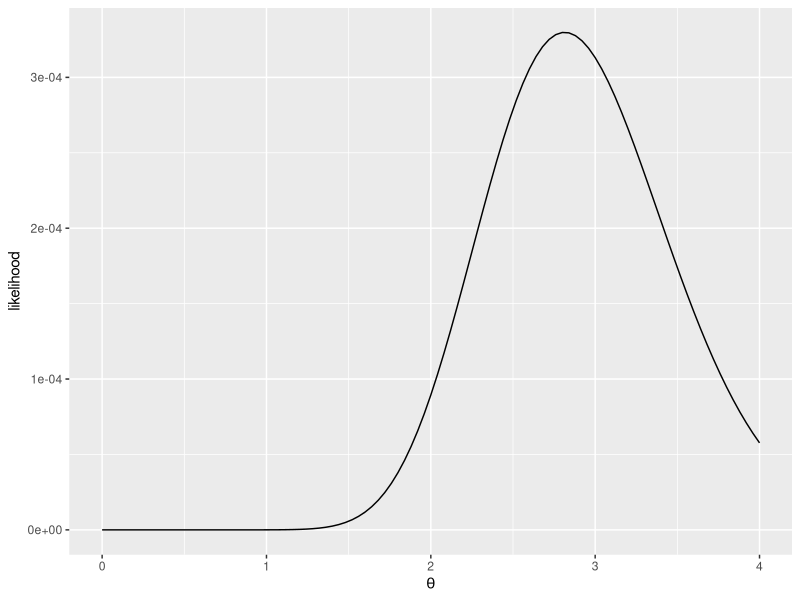
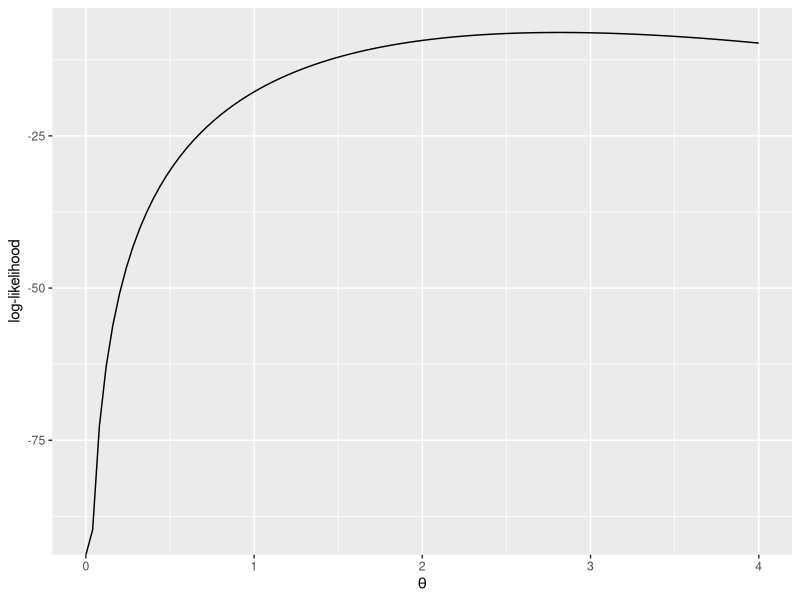
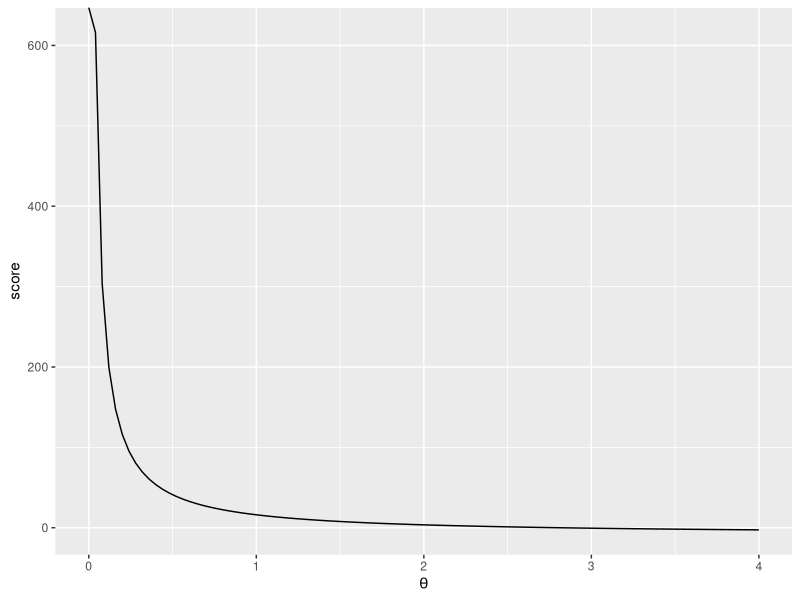

Source code (R) for these figures, in order:
#2.
  #2.1
    os = c(1.977866, 1.836622, 1.097168, 1.232889, 1.229526, 2.438342, 1.551389, 1.300618, 1.068584,
                1.183466, 2.179033, 1.535904, 1.323500, 1.458713, 1.013755, 3.602314, 1.087067, 1.014013,
                1.613929, 2.792161, 1.197081, 1.021430, 1.111531, 1.131036, 1.064926)
    
    n = length(os)
    
    #MLE
    MLE = function(x) {n/sum(log(x))}
    
    MLE.v = MLE(os)
    
    MLE.v
    
    #MME
    MME = function(x){mean(x)/(mean(x)-1)}
    
    MME.v = MME(os)
    
    MME.v
    
  #2.2
    In = n/(MLE.v^2)
    MLE.var = 1/In
    
    MLE.var
  #2.3
    #Likelihood function
    likh = function(theta){
      l = vector()
      for(t in theta)
        l = c(l, (t^n)*prod(1/(os^(t+1))))
      return(l)
    }
    
    #Log-Likelihood function
    loglikh = function(theta){
      ll = vector()
      for(t in theta)
        ll = c(ll, n*log(t)-((t + 1) * sum(log(os))))
      return(ll)
    }
    
    #Score function
    scr = function(theta) {
      s = vector()
      for(t in theta)
        s = c(s, (n/t) - sum(log(os)))
      return(s)
    }
    
    #Graphical Display
    
    library(ggplot2)
    base <-
      ggplot() +
      xlim(0, 4)
    
    base + xlab(expression(theta)) + ylab("likelihood") + geom_function(fun = likh)
    
    base + xlab(expression(theta)) + ylab("log-likelihood") + geom_function(fun = loglikh)
    
    base + xlab(expression(theta)) + ylab("score") + geom_function(fun = scr)
    
    
    #If we use interval estimation (2,4):
    
    #Likelihood function maximum
    optimize(likh,c(2,4),maximum=T)$maximum
    
    #Log-Likelihood function maximum
    optimize(loglikh,c(2,4),maximum=T)$maximum
    
    #Score function root
    uniroot(scr,c(2,4))$root
    
  #2.4
    #(install.packages("maxLik"))
    library(maxLik)
    maxLik(loglikh,start=2.81418)
    # Maximum Likelihood estimation
    # Newton-Raphson maximisation, 1 iterations
    # Return code 1: gradient close to zero (gradtol)
    # Log-Likelihood: -8.016816 (1 free parameter(s))
    # Estimate(s): 2.814179
    
    #The ML estimate of alpha by R function maxLik() was 2.814179.
    
  #2.5
    #Bissection algorithm to estimate alpha
    
    bisection <- function(a,b,eps){
      # [a,b]: interval where s verifies Bolzano’s theorem
      # eps : is the stopping rule
      alpha.it = vector(); alpha.it[1] = (a+b)/2
        k = 1; diff = 1
        diffs= vector()
        while(diff>eps){
          #If multiplication is negative, reduce b
          if(scr(alpha.it[k])*scr(a)<0){
            b = alpha.it[k]
            alpha.it[k+1] = (a+b)/2
          }
          #If multiplication is positive, raise a
          else{if(scr(alpha.it[k])*scr(a)>0){
            a = alpha.it[k]
            alpha.it[k+1] = (a+b)/2
            #If multiplication result is 0, we apply the stopping rule
          }else{alpha.it[k+1]=alpha.it[k]}
          }
          #Update the iteration difference for the stopping rule
          diff = abs(alpha.it[k+1]-alpha.it[k])
          diffs[k]=diff
          k = k+1
        }
        result = as.matrix(alpha.it)
        colnames(result)<-"iterations"
        rownames(result)<-1:length(alpha.it)
        retList<-list("res"=result,"error"=diffs)
        retList
      }
      #Bisection result for each iteration
      l1=bisection(2,4,1e-06)
      m1=t(l1$res)
      m1
      
      #Error result for each iteration
      l1$error
      
      #(Newton-Raphson aux function)
      prime <- function(alpha){
        out = numeric(length(alpha))
        if(length(alpha)==1){out =- n/alpha^2}
        if(length(alpha)!=1){
          for(i in 1:length(alpha)){out[i] = - n/alpha[i]^2}
        }
        return(out)
      }
      
    #Newton-Raphson algorithm to estimate alpha
     NR <- function(x,alpha0,eps){
       # x: observed sample
       # alpha0: first value to iterate over the vector
       # eps: the stopping rule
       alpha.it = vector()
       alpha.it[1] = alpha0
       k = 1
       diff = 1
       diffs=vector()
       #iterations
       while(diff>eps){
         alpha.it[k+1] = alpha.it[k]-scr(alpha.it[k])/prime(alpha.it[k])
         diff = abs(alpha.it[k+1]-alpha.it[k])
         diffs[k]=diff
         k = k+1
       }
       result = as.matrix(alpha.it)
       colnames(result)<-"iterations"
       rownames(result)<-1:length(alpha.it)
       result
       retList<-list("res"=result,"error"=diffs)
       retList
     }
     #NR result for each iteration
     l2=NR(os,MLE.var,1e-06)
     m2=t(l2$res)
     m2
      
     #Error result for each iteration
     l2$error
      
     
     #Secant algorithm to estimate alpha
     secant <- function(x, alpha0, alpha1, eps) {
       # x: alpha0 samples: 
       # alpha0: interval left limit
       # alpha1: interval right limit
       # eps: stopping rule value
       alpha.it = vector()
       alpha.it[1] = alpha0
       32
       alpha.it[2] = alpha1
       k = 2
       diff = 1
       diffs = vector()
       diffs[1] = diff
       # iterations
       while (diff > eps) {
         alpha.it[k + 1] = alpha.it[k] - scr(alpha.it[k]) * 
           ((alpha.it[k] - alpha.it[k-1])/(scr(alpha.it[k]) - scr(alpha.it[k - 1])))
         diff = abs(alpha.it[k + 1] - alpha.it[k])
         diffs[k] = diff
         k = k + 1
       }
       result = as.matrix(alpha.it)
       colnames(result) <- "iterations"
       rownames(result) <- 1:length(alpha.it)
       retList <- list(res = result, error = diffs)
       retList
     }
     #Secant result for each iteration
     l3 = secant(os, 2, 4, 1e-06)
     m3 = t(l3$res)
     m3
     
     #Error result for each iteration
     l3$error
      
    
  #2.6
     #I(alpha)
     Ialpha<-function(alpha){
       n/(alpha^2)
     }
     #Fisher Scoring algorithm
     fisherScoring <- function(x,alpha0,eps){
       # x: observed sample
       # alpha0: first value to iterate over the vector
       # eps: the stopping rule
       alpha.it = vector()
       alpha.it[1] = alpha0
       k = 1
       diff = 1
       diffs=vector()
       diffs[1]=diff
       # iterations
       while(diff>eps){
         alpha.it[k+1] = alpha.it[k]+(1/Ialpha(alpha.it[k]))*scr(alpha.it[k])
         diff = abs(alpha.it[k+1]-alpha.it[k])
         k = k+1
         diffs[k]=diff
       }
       result = as.matrix(alpha.it)
       colnames(result)<-"iterations"
       rownames(result)<-1:length(alpha.it)
       retList<-list("res"=result,"error"=diffs)
       retList
     }
     #Fisher Scoring result for each iteration
     l4=fisherScoring(os,MLE.var,0.000001)
     m4=t(l4$res)
     m4
     
     #Error result for each iteration
     l4$error
